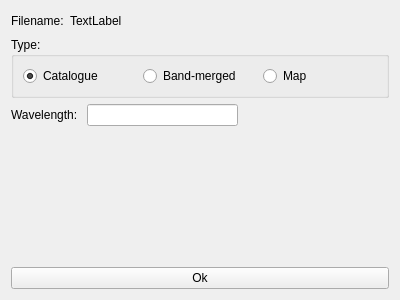
<?xml version="1.0" encoding="UTF-8"?>
<ui version="4.0">
<class>Vialactea_FileLoad</class>
<widget class="QWidget" name="Vialactea_FileLoad">
<property name="geometry">
<rect>
<x>0</x>
<y>0</y>
<width>400</width>
<height>300</height>
</rect>
</property>
<property name="windowTitle">
<string>Form</string>
</property>
<layout class="QVBoxLayout" name="verticalLayout_2">
<item>
<layout class="QHBoxLayout" name="horizontalLayout">
<item>
<widget class="QLabel" name="label">
<property name="text">
<string>Filename:</string>
</property>
</widget>
</item>
<item>
<widget class="QLabel" name="filenameLabel">
<property name="text">
<string>TextLabel</string>
</property>
</widget>
</item>
<item>
<spacer name="horizontalSpacer">
<property name="orientation">
<enum>Qt::Horizontal</enum>
</property>
<property name="sizeHint" stdset="0">
<size>
<width>40</width>
<height>20</height>
</size>
</property>
</spacer>
</item>
</layout>
</item>
<item>
<widget class="QGroupBox" name="groupBox">
<property name="title">
<string>Type:</string>
</property>
<layout class="QHBoxLayout" name="horizontalLayout_2">
<item>
<widget class="QRadioButton" name="catalogueRadioButton">
<property name="text">
<string>Catalogue</string>
</property>
<property name="checked">
<bool>true</bool>
</property>
</widget>
</item>
<item>
<widget class="QRadioButton" name="bandmergedradioButton">
<property name="text">
<string>Band-merged</string>
</property>
</widget>
</item>
<item>
<widget class="QRadioButton" name="mapRadioButton">
<property name="text">
<string>Map</string>
</property>
</widget>
</item>
</layout>
</widget>
</item>
<item>
<layout class="QHBoxLayout" name="wavelenLayout">
<item>
<widget class="QLabel" name="waveLabel">
<property name="text">
<string>Wavelength: </string>
</property>
</widget>
</item>
<item>
<widget class="QLineEdit" name="waveLineEdit"/>
</item>
<item>
<spacer name="horizontalSpacer_2">
<property name="orientation">
<enum>Qt::Horizontal</enum>
</property>
<property name="sizeHint" stdset="0">
<size>
<width>40</width>
<height>20</height>
</size>
</property>
</spacer>
</item>
</layout>
</item>
<item>
<spacer name="verticalSpacer">
<property name="orientation">
<enum>Qt::Vertical</enum>
</property>
<property name="sizeHint" stdset="0">
<size>
<width>20</width>
<height>40</height>
</size>
</property>
</spacer>
</item>
<item>
<widget class="QPushButton" name="okPushButton">
<property name="focusPolicy">
<enum>Qt::ClickFocus</enum>
</property>
<property name="text">
<string>Ok</string>
</property>
</widget>
</item>
</layout>
</widget>
<resources/>
<connections/>
</ui>
